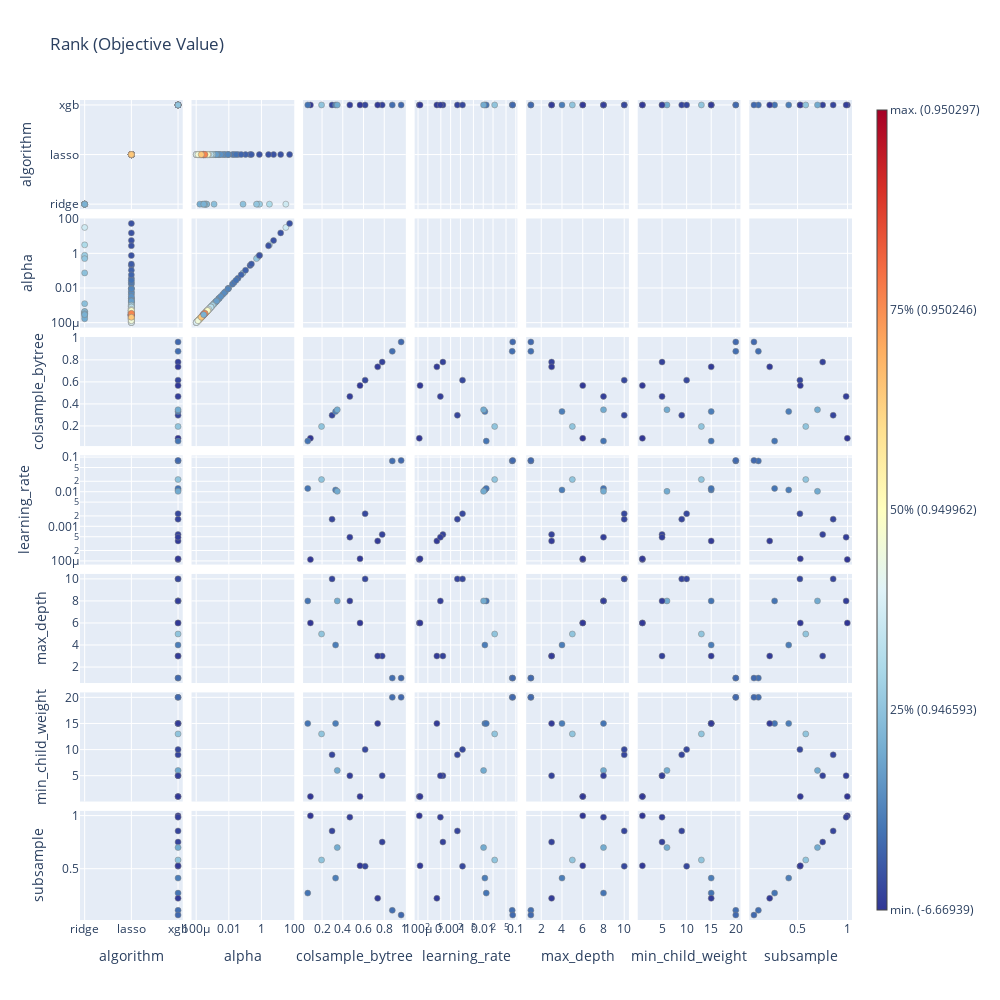

The code cell stored with this chart in its notebook:
### Code cell
import plotly.graph_objects as go

fig = optuna.visualization.plot_rank(study)

fig.update_layout(
    autosize=False,
    width=1000,
    height=1000,
    )

fig.show()
